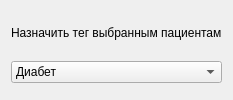
<?xml version="1.0" encoding="UTF-8"?>
<ui version="4.0">
<class>GroupOpsDialog</class>
<widget class="QDialog">
 <property name="windowTitle">
  <string>Групповая операция</string>
 </property>

 <layout class="QVBoxLayout">

  <item>
   <widget class="QLabel">
    <property name="text">
     <string>Назначить тег выбранным пациентам</string>
    </property>
   </widget>
  </item>

  <item>
   <widget class="QComboBox" name="tagBox">
    <item><property name="text"><string>Диабет</string></property></item>
    <item><property name="text"><string>Гипертония</string></property></item>
    <item><property name="text"><string>Беременность</string></property></item>
    <item><property name="text"><string>ССЗ</string></property></item>
   </widget>
  </item>

  <item>
   <widget class="QDialogButtonBox" name="buttonBox">
    <property name="standardButtons">
     <set>QDialogButtonBox.Ok|QDialogButtonBox.Cancel</set>
    </property>
   </widget>
  </item>

 </layout>
</widget>
</ui>
